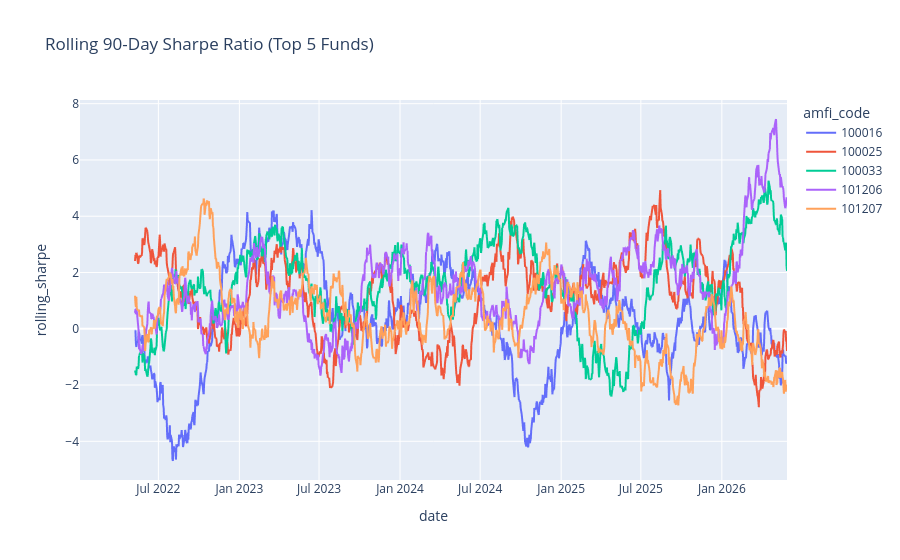

Source (notebook cell):
### Code cell
import plotly.express as px

fig = px.line(
    plot_data,
    x='date',
    y='rolling_sharpe',
    color='amfi_code',
    title='Rolling 90-Day Sharpe Ratio (Top 5 Funds)'
)

fig.show()

### Figure 1 — Plotly figure (JSON) as saved in the notebook; plotly's stock layout.template omitted (floating-point values rounded to 4 significant figures; data arrays with more than 128 entries replaced by an {"elided": "..."} marker saying what was removed)
{"data": [{"hovertemplate": "amfi_code=100016<br>date=%{x}<br>rolling_sharpe=%{y}<extra></extra>", "legendgroup": "100016", "line": {"color": "#636efa", "dash": "solid"}, "marker": {"symbol": "circle"}, "mode": "lines", "name": "100016", "showlegend": true, "type": "scattergl", "x": {"elided": "1149 str values"}, "xaxis": "x", "y": {"elided": "1149 float values"}, "yaxis": "y"}, {"hovertemplate": "amfi_code=100025<br>date=%{x}<br>rolling_sharpe=%{y}<extra></extra>", "legendgroup": "100025", "line": {"color": "#EF553B", "dash": "solid"}, "marker": {"symbol": "circle"}, "mode": "lines", "name": "100025", "showlegend": true, "type": "scattergl", "x": {"elided": "1149 str values"}, "xaxis": "x", "y": {"elided": "1149 float values"}, "yaxis": "y"}, {"hovertemplate": "amfi_code=100033<br>date=%{x}<br>rolling_sharpe=%{y}<extra></extra>", "legendgroup": "100033", "line": {"color": "#00cc96", "dash": "solid"}, "marker": {"symbol": "circle"}, "mode": "lines", "name": "100033", "showlegend": true, "type": "scattergl", "x": {"elided": "1149 str values"}, "xaxis": "x", "y": {"elided": "1149 float values"}, "yaxis": "y"}, {"hovertemplate": "amfi_code=101206<br>date=%{x}<br>rolling_sharpe=%{y}<extra></extra>", "legendgroup": "101206", "line": {"color": "#ab63fa", "dash": "solid"}, "marker": {"symbol": "circle"}, "mode": "lines", "name": "101206", "showlegend": true, "type": "scattergl", "x": {"elided": "1149 str values"}, "xaxis": "x", "y": {"elided": "1149 float values"}, "yaxis": "y"}, {"hovertemplate": "amfi_code=101207<br>date=%{x}<br>rolling_sharpe=%{y}<extra></extra>", "legendgroup": "101207", "line": {"color": "#FFA15A", "dash": "solid"}, "marker": {"symbol": "circle"}, "mode": "lines", "name": "101207", "showlegend": true, "type": "scattergl", "x": {"elided": "1149 str values"}, "xaxis": "x", "y": {"elided": "1149 float values"}, "yaxis": "y"}], "layout": {"legend": {"title": {"text": "amfi_code"}, "tracegroupgap": 0}, "title": {"text": "Rolling 90-Day Sharpe Ratio (Top 5 Funds)"}, "xaxis": {"anchor": "y", "domain": [0, 1], "title": {"text": "date"}}, "yaxis": {"anchor": "x", "domain": [0, 1], "title": {"text": "rolling_sharpe"}}}}
